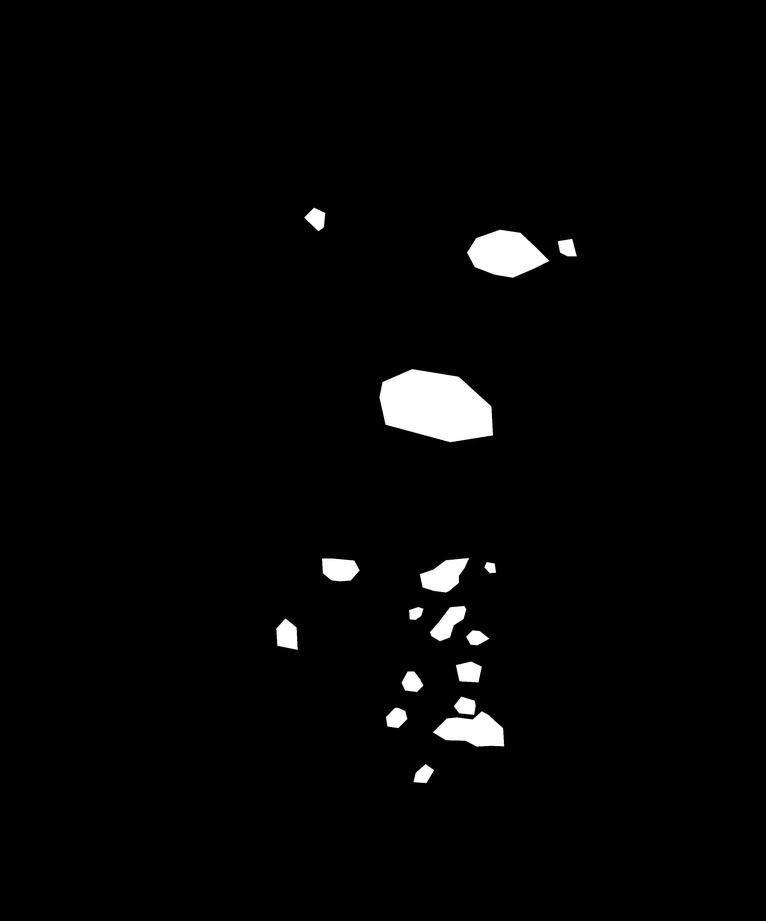
#> input picture define_leision_id/2025-08-05_mask.jpg, 766 x 921 px, shrunk from 3016 x 3628 before the run
$ python define_leision_id.py
#> lines starting #> are read from the running program, lines starting #| are printed output that depends on the picture; after the words box and inside, x2 and y2 are one past the last pixel; in counts of white or black regions, pixels touching at a corner belong together
#pip install opencv-python
import cv2 as cv
import numpy as np
import pandas as pd
import os

# ---- Load image ----
# ---- Extract base name from the input image ----
input_image_path = "2025-08-05_mask.jpg"
base_name = os.path.splitext(os.path.basename(input_image_path))[0]
img = cv.imread(input_image_path)
#> img is the input picture: shape (921, 766, 3); min 0, max 255, mean 5.7

assert img is not None, "Image not found"

# ---- Convert to grayscale ----
gray = cv.cvtColor(img, cv.COLOR_BGR2GRAY)

# ---- Denoise (important!) ----
blur = cv.GaussianBlur(gray, (5, 5), 0)

# ---- Automatic threshold (Otsu) ----
_, thresh = cv.threshold(
    blur, 0, 255,
    cv.THRESH_BINARY + cv.THRESH_OTSU
)
#> thresh: shape (921, 766); 2.2% white; 17 white regions, largest, box (x1, y1, x2, y2) and area: (380, 369, 493, 442) 6165, (467, 230, 548, 278) 2597, (434, 712, 504, 747) 1616

# ---- Morphological cleanup ----
kernel = cv.getStructuringElement(cv.MORPH_RECT, (3, 3))
clean = cv.morphologyEx(thresh, cv.MORPH_OPEN, kernel, iterations=2)
#> clean: shape (921, 766); 2.2% white; 17 white regions, largest, box (x1, y1, x2, y2) and area: (380, 370, 493, 442) 6161, (468, 230, 546, 277) 2587, (436, 713, 504, 746) 1602

# Optional: fill gaps
clean = cv.morphologyEx(clean, cv.MORPH_CLOSE, kernel, iterations=2)
#> clean: shape (921, 766); 2.2% white; 16 white regions

# ---- Find contours ----
contours, hierarchy = cv.findContours(
    clean,
    cv.RETR_EXTERNAL,   # only outer contours (usually better)
    cv.CHAIN_APPROX_SIMPLE
)
#> contours = 16 contours; largest, box (x1, y1, x2, y2) and area: (380, 370, 493, 442) 6018, (468, 230, 546, 277) 2500, (436, 698, 504, 746) 1856, (421, 559, 467, 592) 948, (322, 558, 358, 581) 645

# ---- Filter contours (remove noise) ----
min_area = 100  # adjust based on your data
filtered_contours = []

for cnt in contours:
    area = cv.contourArea(cnt)
    if area > min_area:
        filtered_contours.append(cnt)
#> this loop made 16 passes
#> area on passes 1 to 12: 199.5, 280, 1855.5, 272.5, 377.5, 182.5, 448, 109, 586, 67, 948, 645
#> after the loop, filtered_contours = 15 contours; largest, box (x1, y1, x2, y2) and area: (380, 370, 493, 442) 6018, (468, 230, 546, 277) 2500, (436, 698, 504, 746) 1856, (421, 559, 467, 592) 948, (322, 558, 358, 581) 645

# ---- Draw contours ----
output = img.copy()
cv.drawContours(output, filtered_contours, -1, (0, 255, 0), 2)
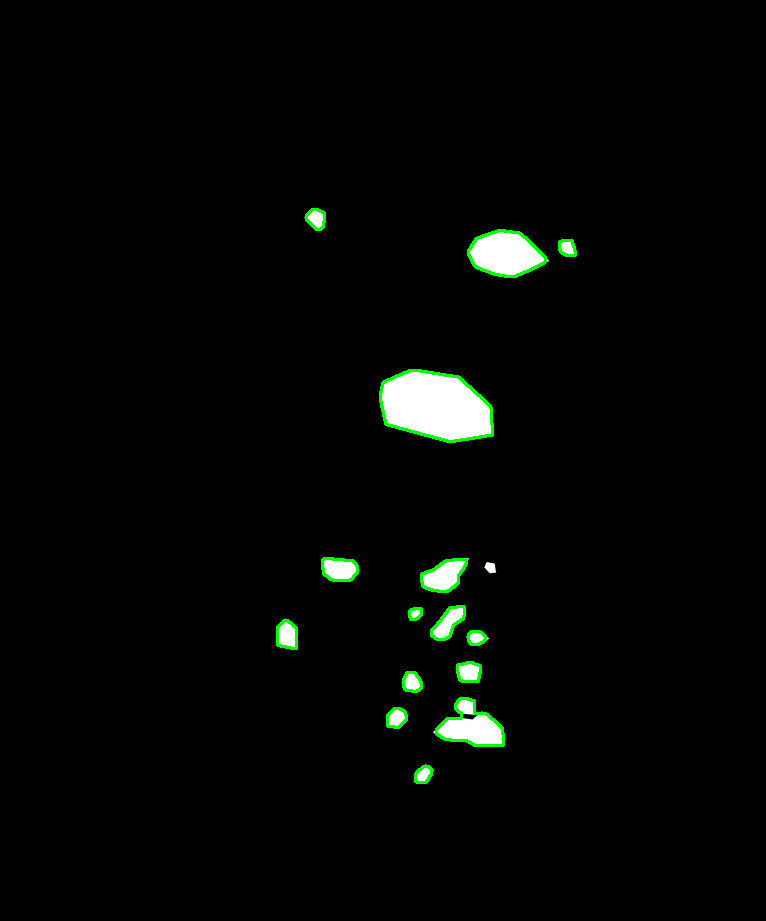
#> output: shape (921, 766, 3); 0.74% of pixels changed, all inside (x1, y1, x2, y2) = (276, 208, 577, 784)

# ---- Draw bounding boxes ----
for cnt in filtered_contours:
    x, y, w, h = cv.boundingRect(cnt)
    cv.rectangle(output, (x, y), (x + w, y + h), (255, 0, 0), 2)
#> this loop made 15 passes
#> (x, y, w, h) on passes 1 to 12: (415, 766, 17, 17), (387, 708, 20, 20), (436, 698, 68, 48), (403, 672, 19, 20), (457, 662, 24, 20), (468, 631, 18, 14), (277, 620, 20, 29), (409, 608, 13, 12), (431, 606, 34, 34), (421, 559, 46, 33), (322, 558, 36, 23), (380, 370, 113, 72)
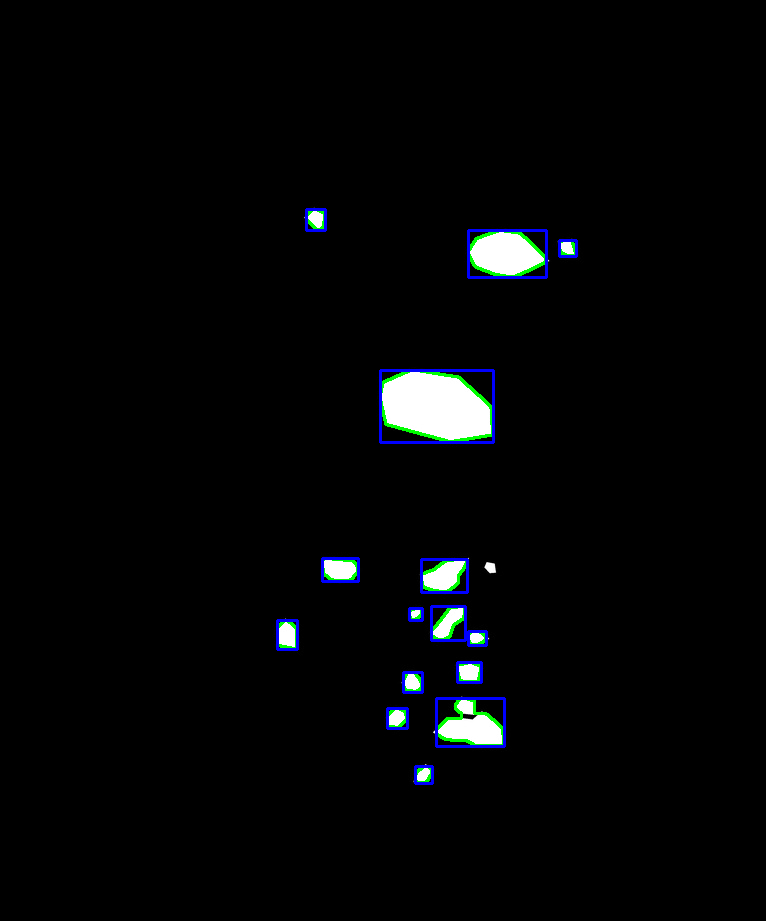
#> output: shape (921, 766, 3); 0.81% of pixels changed, all inside (x1, y1, x2, y2) = (276, 208, 578, 785)

# ---- Generate table of contours ----
contour_data = []

for i, cnt in enumerate(filtered_contours):
    x, y, w, h = cv.boundingRect(cnt)
    contour_data.append({
        "Leision_ID": i,
        "X": x,
        "Y": y,
        "Width": w,
        "Height": h,
        "Area": cv.contourArea(cnt)
    })
#> after the loop, contour_data = 15 items

# Create a DataFrame
df = pd.DataFrame(contour_data)
#> df = table of 15 rows and 6 columns

# Save the table as a CSV file with the original image name appended
csv_filename = f"{base_name}_defined_leision_id.csv"
df.to_csv(csv_filename, index=False)

# ---- Draw bounding boxes and add contour IDs ----
for i, cnt in enumerate(filtered_contours):
    x, y, w, h = cv.boundingRect(cnt)
    # Draw bounding box
    cv.rectangle(output, (x, y), (x + w, y + h), (255, 0, 0), 2)
    # Add contour ID above the bounding box
    cv.putText(output, str(i), (x, y - 10), cv.FONT_HERSHEY_SIMPLEX, 5, (0, 255, 255), 1)
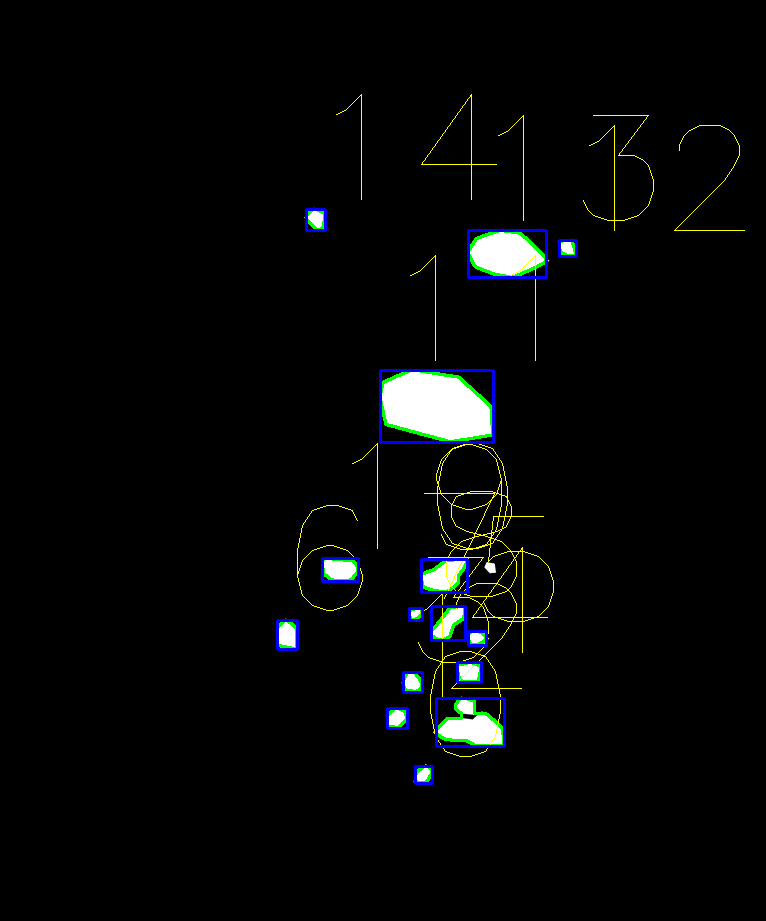
#> output: shape (921, 766, 3); 0.58% of pixels changed, all inside (x1, y1, x2, y2) = (297, 94, 745, 757)

# Save the output image with the original image name appended
output_image_filename = f"{base_name}_added_leision_id.png"
cv.imwrite(output_image_filename, output)
